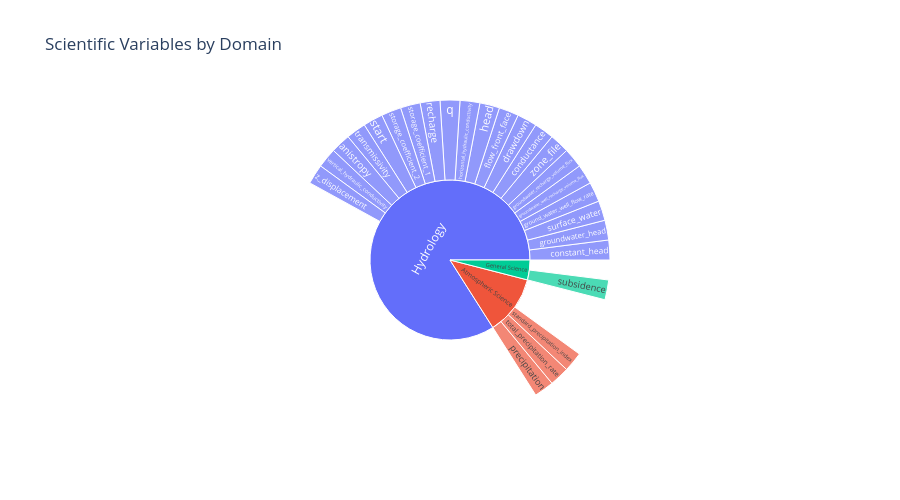

The notebook cell saved with this chart:
### Markdown cell above
### Visualize Scientific Variables by Domain

This chart summarizes which scientific domains are represented by the matched variables. It gives a quick sense of where the narrative is strongest in scientific terms.

### Code cell
_, sunburst_fig, domain_counts = sbp.plot_svo_sunburst(unique_mappings)
sunburst_fig.show()
nbutils.print_domain_counts(domain_counts)

### Figure 1 — Plotly figure (JSON) as saved in the notebook; plotly's stock layout.template omitted (floating-point values rounded to 4 significant figures)
{"data": [{"domain": {"x": [0, 1], "y": [0, 1]}, "hovertemplate": "labels=%{label}<br>value=%{value}<br>parent=%{parent}<extra></extra>", "labels": ["constant_head", "groundwater_head", "surface_water", "ground_water_well_flow_rate", "groundwater_well_recharge_volume_flux", "groundwater_recharge_volume_flux", "zone_file", "conductance", "drawdown", "flow_front_face", "head", "horizontal_hydraulic_conductivity", "q", "recharge", "storage_coefficient_1", "storage_coefficient_2", "start", "subsidence", "transmissivity", "anistropy", "vertical_hydraulic_conductivity", "z_displacement", "precipitation", "total_precipitation_rate", "standard_precipitation_index", "Hydrology", "General Science", "Atmospheric Science"], "name": "", "parents": ["Hydrology", "Hydrology", "Hydrology", "Hydrology", "Hydrology", "Hydrology", "Hydrology", "Hydrology", "Hydrology", "Hydrology", "Hydrology", "Hydrology", "Hydrology", "Hydrology", "Hydrology", "Hydrology", "Hydrology", "General Science", "Hydrology", "Hydrology", "Hydrology", "Hydrology", "Atmospheric Science", "Atmospheric Science", "Atmospheric Science", "", "", ""], "type": "sunburst", "values": [1, 1, 1, 1, 1, 1, 1, 1, 1, 1, 1, 1, 1, 1, 1, 1, 1, 1, 1, 1, 1, 1, 1, 1, 1, 21, 1, 3]}], "layout": {"height": 500, "legend": {"tracegroupgap": 0}, "title": {"text": "Scientific Variables by Domain"}}}
